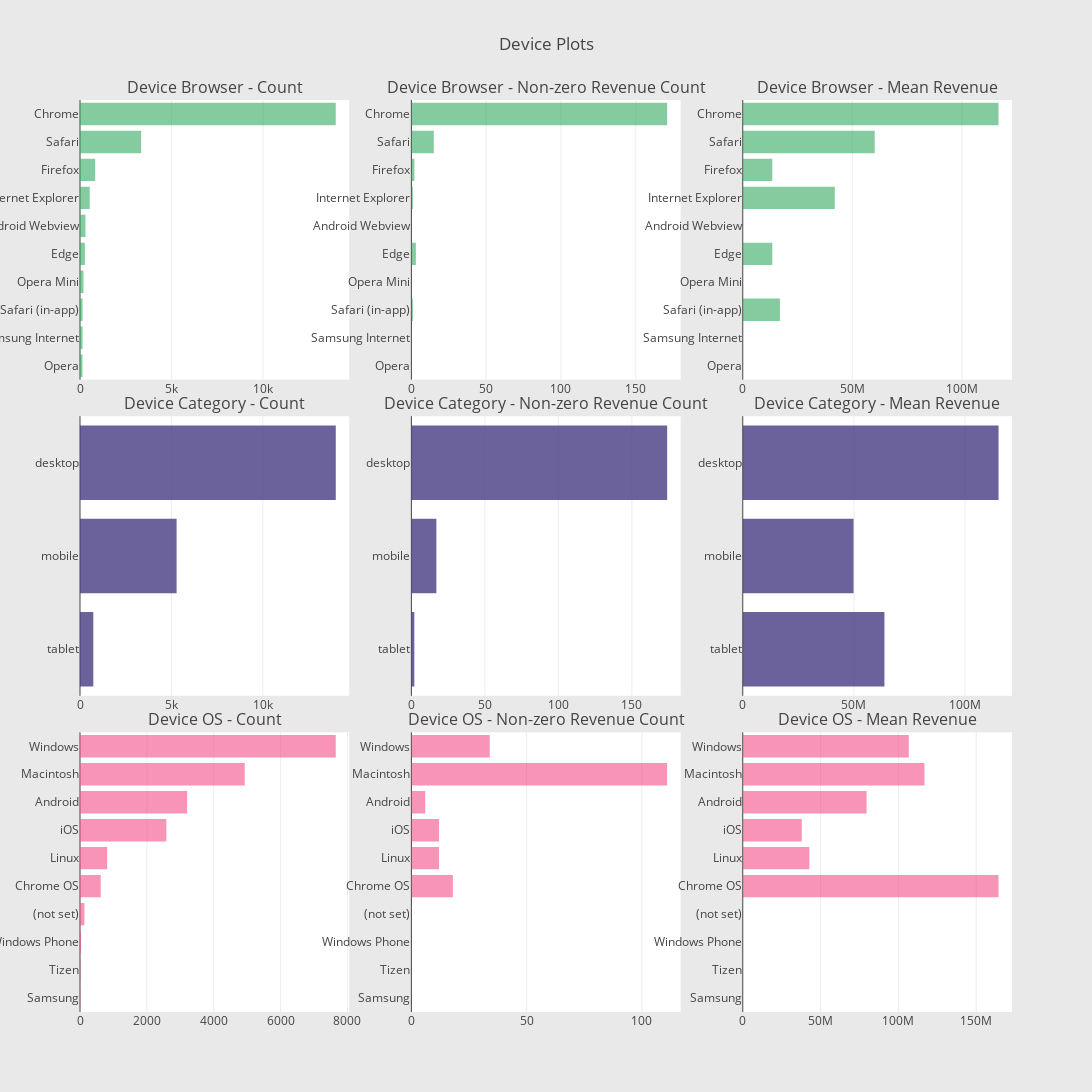

The notebook cell this image was saved under:
### Markdown cell above
Using same logic to browser, device and OS, draw graphs as below.

### Code cell
from plotly import tools
import plotly.offline as py
py.init_notebook_mode(connected=True)
import plotly.graph_objs as go

def horizontal_bar_chart(cnt_srs, color):
    trace = go.Bar(
        y=cnt_srs.index[::-1],
        x=cnt_srs.values[::-1],
        showlegend=False,
        orientation = 'h',
        marker=dict(
            color=color,
        ),
    )
    return trace

# Device Browser
cnt_srs = train.groupby('device.browser')['totals.transactionRevenue'].agg(['size', 'count', 'mean'])
cnt_srs.columns = ["count", "count of non-zero revenue", "mean"]
cnt_srs = cnt_srs.sort_values(by="count", ascending=False)
trace1 = horizontal_bar_chart(cnt_srs["count"].head(10), 'rgba(50, 171, 96, 0.6)')
trace2 = horizontal_bar_chart(cnt_srs["count of non-zero revenue"].head(10), 'rgba(50, 171, 96, 0.6)')
trace3 = horizontal_bar_chart(cnt_srs["mean"].head(10), 'rgba(50, 171, 96, 0.6)')

# Device Category
cnt_srs = train.groupby('device.deviceCategory')['totals.transactionRevenue'].agg(['size', 'count', 'mean'])
cnt_srs.columns = ["count", "count of non-zero revenue", "mean"]
cnt_srs = cnt_srs.sort_values(by="count", ascending=False)
trace4 = horizontal_bar_chart(cnt_srs["count"].head(10), 'rgba(71, 58, 131, 0.8)')
trace5 = horizontal_bar_chart(cnt_srs["count of non-zero revenue"].head(10), 'rgba(71, 58, 131, 0.8)')
trace6 = horizontal_bar_chart(cnt_srs["mean"].head(10), 'rgba(71, 58, 131, 0.8)')

# Operating system
cnt_srs = train.groupby('device.operatingSystem')['totals.transactionRevenue'].agg(['size', 'count', 'mean'])
cnt_srs.columns = ["count", "count of non-zero revenue", "mean"]
cnt_srs = cnt_srs.sort_values(by="count", ascending=False)
trace7 = horizontal_bar_chart(cnt_srs["count"].head(10), 'rgba(246, 78, 139, 0.6)')
trace8 = horizontal_bar_chart(cnt_srs["count of non-zero revenue"].head(10),'rgba(246, 78, 139, 0.6)')
trace9 = horizontal_bar_chart(cnt_srs["mean"].head(10),'rgba(246, 78, 139, 0.6)')

# Creating two subplots
fig = tools.make_subplots(rows=3, cols=3, vertical_spacing=0.04, 
                          subplot_titles=["Device Browser - Count", "Device Browser - Non-zero Revenue Count", "Device Browser - Mean Revenue",
                                          "Device Category - Count",  "Device Category - Non-zero Revenue Count", "Device Category - Mean Revenue", 
                                          "Device OS - Count", "Device OS - Non-zero Revenue Count", "Device OS - Mean Revenue"])

fig.append_trace(trace1, 1, 1)
fig.append_trace(trace2, 1, 2)
fig.append_trace(trace3, 1, 3)
fig.append_trace(trace4, 2, 1)
fig.append_trace(trace5, 2, 2)
fig.append_trace(trace6, 2, 3)
fig.append_trace(trace7, 3, 1)
fig.append_trace(trace8, 3, 2)
fig.append_trace(trace9, 3, 3)

fig['layout'].update(height=1200, width=1200, paper_bgcolor='rgb(233,233,233)', title="Device Plots")
py.iplot(fig, filename='device-plots')

### Figure 1 — Plotly figure (JSON) as saved in the notebook; plotly's stock layout.template omitted (floating-point values rounded to 4 significant figures)
{"data": [{"marker": {"color": "rgba(50, 171, 96, 0.6)"}, "orientation": "h", "showlegend": false, "x": [134, 137, 139, 191, 267, 300, 530, 829, 3340, 13978], "y": ["Opera", "Samsung Internet", "Safari (in-app)", "Opera Mini", "Edge", "Android Webview", "Internet Explorer", "Firefox", "Safari", "Chrome"], "type": "bar", "uid": "a28ce37a-4390-4689-87fc-d38221430847", "xaxis": "x", "yaxis": "y"}, {"marker": {"color": "rgba(50, 171, 96, 0.6)"}, "orientation": "h", "showlegend": false, "x": [0, 0, 1, 0, 3, 0, 1, 2, 15, 171], "y": ["Opera", "Samsung Internet", "Safari (in-app)", "Opera Mini", "Edge", "Android Webview", "Internet Explorer", "Firefox", "Safari", "Chrome"], "type": "bar", "uid": "73cef9aa-613e-4e94-91ed-df9d8d243446", "xaxis": "x2", "yaxis": "y2"}, {"marker": {"color": "rgba(50, 171, 96, 0.6)"}, "orientation": "h", "showlegend": false, "x": [null, null, 16970000, null, 13480000.0, null, 42000000, 13490000, 60222000, 116700000.0], "y": ["Opera", "Samsung Internet", "Safari (in-app)", "Opera Mini", "Edge", "Android Webview", "Internet Explorer", "Firefox", "Safari", "Chrome"], "type": "bar", "uid": "c086c5ce-574b-4c1f-99c7-889b532aa618", "xaxis": "x3", "yaxis": "y3"}, {"marker": {"color": "rgba(71, 58, 131, 0.8)"}, "orientation": "h", "showlegend": false, "x": [728, 5284, 13988], "y": ["tablet", "mobile", "desktop"], "type": "bar", "uid": "cb8bd7c8-488a-4376-ac8e-d03d4253f0b2", "xaxis": "x4", "yaxis": "y4"}, {"marker": {"color": "rgba(71, 58, 131, 0.8)"}, "orientation": "h", "showlegend": false, "x": [2, 17, 174], "y": ["tablet", "mobile", "desktop"], "type": "bar", "uid": "c6df5949-6c37-456a-b199-b1d0bb52ca0c", "xaxis": "x5", "yaxis": "y5"}, {"marker": {"color": "rgba(71, 58, 131, 0.8)"}, "orientation": "h", "showlegend": false, "x": [63715000, 49830000.0, 115000000.0], "y": ["tablet", "mobile", "desktop"], "type": "bar", "uid": "c1021d62-e672-4881-8666-b2abbfffaf6d", "xaxis": "x6", "yaxis": "y6"}, {"marker": {"color": "rgba(246, 78, 139, 0.6)"}, "orientation": "h", "showlegend": false, "x": [9, 12, 31, 131, 620, 812, 2583, 3205, 4928, 7651], "y": ["Samsung", "Tizen", "Windows Phone", "(not set)", "Chrome OS", "Linux", "iOS", "Android", "Macintosh", "Windows"], "type": "bar", "uid": "dde1876b-cfef-4d2f-bcfc-e2751bddcdbf", "xaxis": "x7", "yaxis": "y7"}, {"marker": {"color": "rgba(246, 78, 139, 0.6)"}, "orientation": "h", "showlegend": false, "x": [0, 0, 0, 0, 18, 12, 12, 6, 111, 34], "y": ["Samsung", "Tizen", "Windows Phone", "(not set)", "Chrome OS", "Linux", "iOS", "Android", "Macintosh", "Windows"], "type": "bar", "uid": "f326518e-5126-4caf-a434-40ed672129d3", "xaxis": "x8", "yaxis": "y8"}, {"marker": {"color": "rgba(246, 78, 139, 0.6)"}, "orientation": "h", "showlegend": false, "x": [null, null, null, null, 164300000.0, 42800000, 37927500, 79565000, 116800000.0, 106700000.0], "y": ["Samsung", "Tizen", "Windows Phone", "(not set)", "Chrome OS", "Linux", "iOS", "Android", "Macintosh", "Windows"], "type": "bar", "uid": "c00c36b1-0a8a-40e0-9edb-efba6c8e6936", "xaxis": "x9", "yaxis": "y9"}], "layout": {"annotations": [{"font": {"size": 16}, "showarrow": false, "text": "Device Browser - Count", "x": 0.1444, "xanchor": "center", "xref": "paper", "y": 1, "yanchor": "bottom", "yref": "paper"}, {"font": {"size": 16}, "showarrow": false, "text": "Device Browser - Non-zero Revenue Count", "x": 0.5, "xanchor": "center", "xref": "paper", "y": 1, "yanchor": "bottom", "yref": "paper"}, {"font": {"size": 16}, "showarrow": false, "text": "Device Browser - Mean Revenue", "x": 0.8556, "xanchor": "center", "xref": "paper", "y": 1, "yanchor": "bottom", "yref": "paper"}, {"font": {"size": 16}, "showarrow": false, "text": "Device Category - Count", "x": 0.1444, "xanchor": "center", "xref": "paper", "y": 0.6533, "yanchor": "bottom", "yref": "paper"}, {"font": {"size": 16}, "showarrow": false, "text": "Device Category - Non-zero Revenue Count", "x": 0.5, "xanchor": "center", "xref": "paper", "y": 0.6533, "yanchor": "bottom", "yref": "paper"}, {"font": {"size": 16}, "showarrow": false, "text": "Device Category - Mean Revenue", "x": 0.8556, "xanchor": "center", "xref": "paper", "y": 0.6533, "yanchor": "bottom", "yref": "paper"}, {"font": {"size": 16}, "showarrow": false, "text": "Device OS - Count", "x": 0.1444, "xanchor": "center", "xref": "paper", "y": 0.3067, "yanchor": "bottom", "yref": "paper"}, {"font": {"size": 16}, "showarrow": false, "text": "Device OS - Non-zero Revenue Count", "x": 0.5, "xanchor": "center", "xref": "paper", "y": 0.3067, "yanchor": "bottom", "yref": "paper"}, {"font": {"size": 16}, "showarrow": false, "text": "Device OS - Mean Revenue", "x": 0.8556, "xanchor": "center", "xref": "paper", "y": 0.3067, "yanchor": "bottom", "yref": "paper"}], "xaxis": {"anchor": "y", "domain": [0, 0.2889]}, "yaxis": {"anchor": "x", "domain": [0.6933, 1]}, "xaxis2": {"anchor": "y2", "domain": [0.3556, 0.6444]}, "yaxis2": {"anchor": "x2", "domain": [0.6933, 1]}, "xaxis3": {"anchor": "y3", "domain": [0.7111, 1]}, "yaxis3": {"anchor": "x3", "domain": [0.6933, 1]}, "xaxis4": {"anchor": "y4", "domain": [0, 0.2889]}, "yaxis4": {"anchor": "x4", "domain": [0.3467, 0.6533]}, "xaxis5": {"anchor": "y5", "domain": [0.3556, 0.6444]}, "yaxis5": {"anchor": "x5", "domain": [0.3467, 0.6533]}, "xaxis6": {"anchor": "y6", "domain": [0.7111, 1]}, "yaxis6": {"anchor": "x6", "domain": [0.3467, 0.6533]}, "xaxis7": {"anchor": "y7", "domain": [0, 0.2889]}, "yaxis7": {"anchor": "x7", "domain": [0, 0.3067]}, "xaxis8": {"anchor": "y8", "domain": [0.3556, 0.6444]}, "yaxis8": {"anchor": "x8", "domain": [0, 0.3067]}, "xaxis9": {"anchor": "y9", "domain": [0.7111, 1]}, "yaxis9": {"anchor": "x9", "domain": [0, 0.3067]}, "height": 1200, "width": 1200, "paper_bgcolor": "rgb(233,233,233)", "title": "Device Plots"}}
